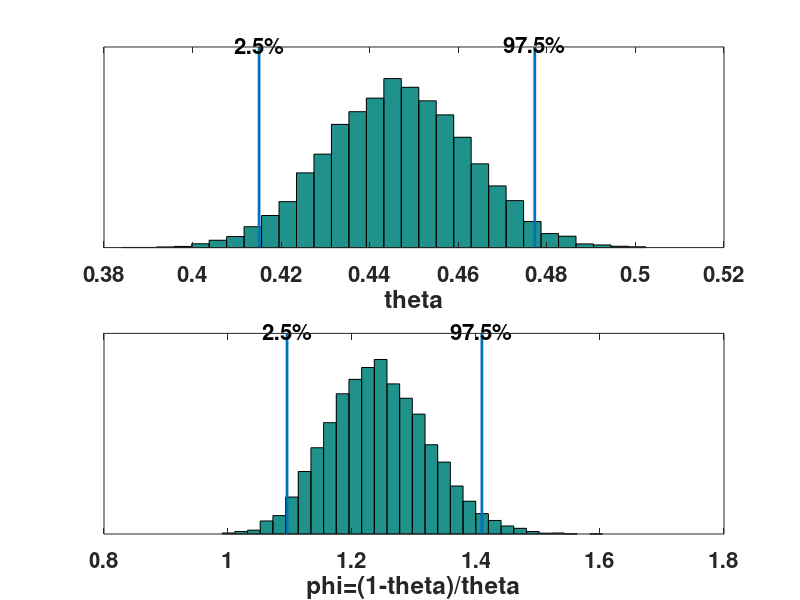

The MATLAB source for this figure:
% Bayesian data analysis
% Aki Vehtari <Aki.Vehtari@aalto.fi>

% Probability of a girl birth given placenta previa (BDA3 p. 37).
% Simulate samples from Beta(438,544), draw a histogram with
% quantiles, and do the same for a transformed variable.

% Set general figure properties
clf
set(gcf,'DefaultTextFontSize',16,'DefaultTextFontWeight','bold')
set(gcf,'DefaultAxesFontSize',16,'DefaultAxesFontWeight','bold')
set(gcf,'DefaultLineLineWidth',2)
x=0.375:0.001:0.525;

% Sample from posterior Beta(438,544)
% Get all samples at once and store them in vector 'r'
a=438;b=544;
th=betarnd(a,b,1,10000);

% Animate sampling from posterior
subplot(1,1,1)
% Plot posterior density
plot(x,betapdf(x,a,b))
% Additional decoration
set(gca,'XLim',[0.375 0.525],'XTick',[0.4 0.45 0.485 0.5])
set(gca,'Ytick',[]);
% Hold plot
hold on
% Plot 200 first samples
for i1=1:200
  h=line([th(i1) th(i1)],[0 betapdf(th(i1),a,b)],'LineStyle','-','Color','b');
  plot(th(i1),0,'b.')
  % Begin with a longer pause and then accelerate gradually
  pause(1.5/(1+i1))
  delete(h)
end
% Wait for enter
pause

% Plot the histogram of all samples of theta
subplot(2,1,1)
% hist produces histogram plot, second argument tells how many bins
hist(th,30)
% compute 2.5% and 97.5% quantile approximation using samples
th25=prctile(th,2.5);
th975=prctile(th,97.5);
% plot lines, ylim return limits of y axis
line([th25 th25],ylim)
line([th975 th975],ylim)
% decoration
xlabel('theta')
set(gca,'Ytick',[]);
yl=ylim;
text(th25,yl(2)+12,'2.5%','HorizontalAlignment','center')
text(th975,yl(2)+15,'97.5%','HorizontalAlignment','center')

% Plot histogram for phi=(1-theta)/theta (with all samples)
pause
subplot(2,1,2)
% hist produces histogram plot, second argument tells how many bins
phi=(1-th)./th;
hist(phi,30)
% compute 2.5% and 97.5% quantile approximation using samples
phi25=prctile(phi,2.5);
phi975=prctile(phi,97.5);
% plot lines, ylim return limits of y axis
line([phi25 phi25],ylim)
line([phi975 phi975],ylim)
% decoration
xlabel('phi=(1-theta)/theta')
set(gca,'Ytick',[]);
yl=ylim;
text(phi25,yl(2)+12,'2.5%','HorizontalAlignment','center')
text(phi975,yl(2)+15,'97.5%','HorizontalAlignment','center')
